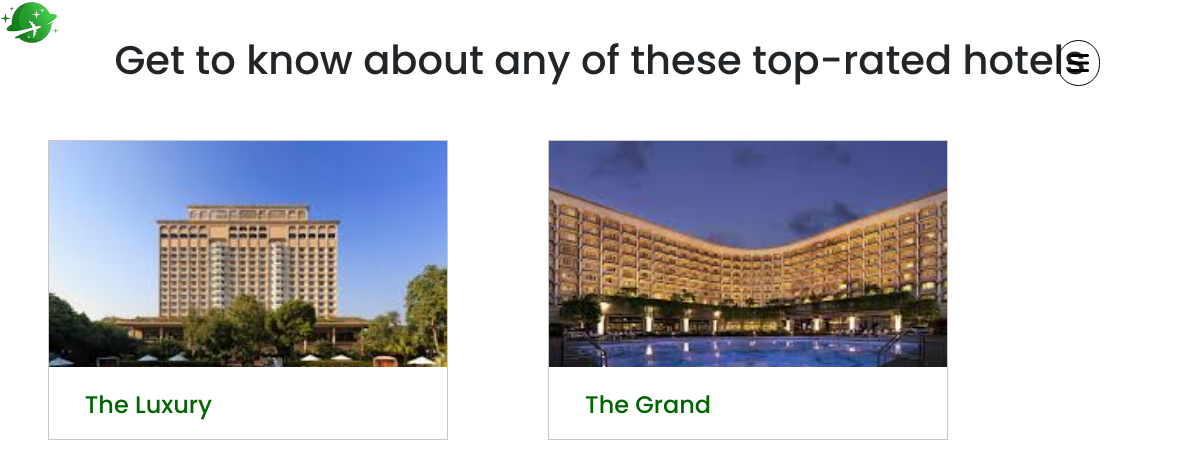
The page /allhotel (signed in) on the database its author committed.
### dpsr/models.py (models this page shows, shortened)
class Hotel(db.Model , UserMixin):
    __tablename__ = 'hotel'
    id = db.Column(db.Integer , primary_key = 'True')
    name = db.Column(db.Integer)
    total_rooms = db.Column(db.Integer)
    available_rooms = db.Column(db.Integer)
    picture = db.Column(db.String)
    pool = db.Column(db.String)
    restaurant = db.Column(db.String)
    other = db.Column(db.String)
    location = db.Column(db.String)
    description = db.Column(db.String)
    dates = db.relationship('Hoteldate' , backref = 'hotel' , lazy = 'dynamic')

### dpsr/hotel/views.py (the view)
@hotels.route('/allhotel' , methods = ['GET' , 'POST'])
@login_required
def all_hotel():
    hotel = Hotel.query.order_by(Hotel.total_rooms.desc())
    return render_template('all_hotel.htm' , hotel = hotel)

### dpsr/models.py (called while the page is built)
@login_manager.user_loader
def load_user(user_id):
    return User.query.get(user_id)

### dpsr/templates/all_hotel.htm (shortened to what this page needs)
{%extends 'base.htm'%}
{%block content%}
<center>
<h1 style="margin-top: 3%;">Get to know about any of these top-rated hotels</h1>
</center>
{%for h in hotel%}
  <div class="single" style="display: inline-block;">
    <div class="imgBx">
      <img src="{{url_for('static' , filename = h.picture)}}" alt="image can't load">
    </div>
    <div class="detail">
      <h3 style="color: darkgreen;" class="card-title" >
        {{h.name}}</h3><br>
    </div>
  </div>
{%endfor%}
{%endblock%}

### dpsr/static/style.css (style rules this page uses)
body { font-family: 'Poppins', sans-serif; }
html { scroll-behavior: smooth; }
* { margin: 0; padding: 0; box-sizing: border-box; }
.single { position: relative; margin: 3em; width: 400px; height: 300px; background: #000; border: 1px solid rgb(200, 200, 200); }
.single .imgBx { position: absolute; top: 0; left: 0; width: 100%; height: 100%; }
.single .imgBx img { position: absolute; top: 0; left: 0; width: 100%; height: 100%; object-fit: cover; transition: 0.8s; }
.single .detail { position: absolute; bottom: 0; left: 0; width: 100%; height: 9vh; background: #fff; transition: 0.8s; overflow: hidden; padding: 9%; padding-top: 6%; box-sizing: border-box; }
.single .detail h3 { margin: 0; padding: 0; font-size: 24px; }

### rows shown on the page
Hotel: picture (picture), name "The Luxury"
Hotel: picture (picture), name "The Grand"
